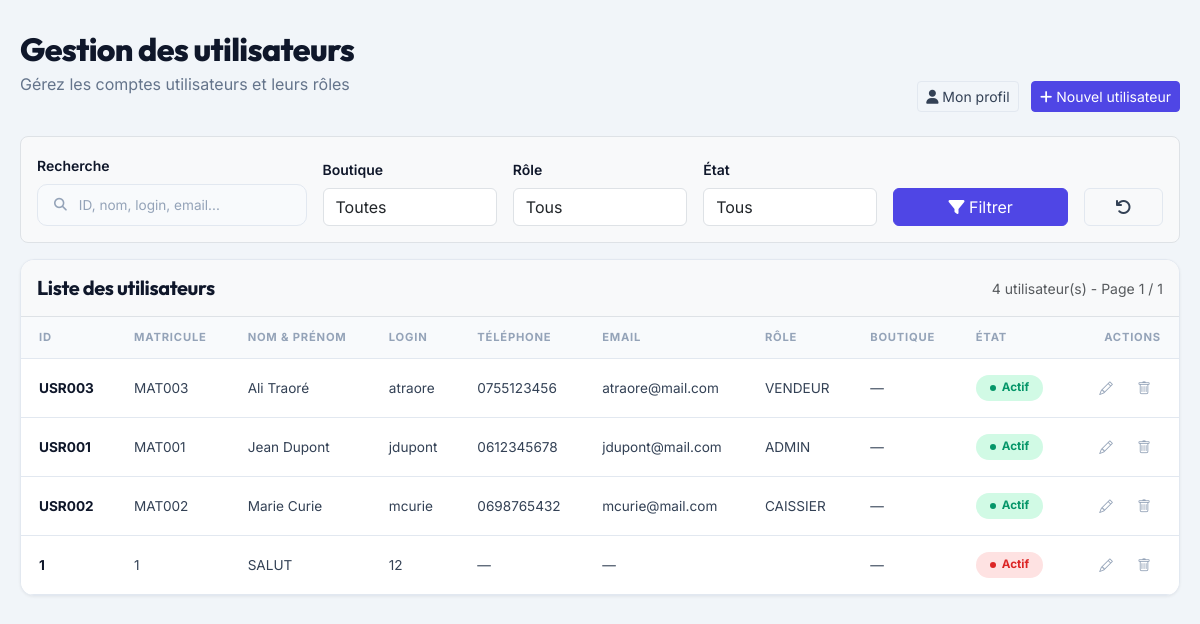
The page /utilisateur/gestion (signed in) on the database its author committed.
### tables this page shows
CREATE TABLE IF NOT EXISTS `utilisateur` (
  `id` varchar(100) NOT NULL,
  `matricule` varchar(200) DEFAULT NULL,
  `nom_prenom` varchar(200) DEFAULT NULL,
  `date_naissance` date DEFAULT NULL,
  `lieu_naissance` varchar(200) DEFAULT NULL,
  `sexe` varchar(200) DEFAULT NULL,
  `login` varchar(200) DEFAULT NULL,
  `mdp` varchar(200) DEFAULT NULL,
  `telephone` varchar(250) DEFAULT NULL,
  `email` varchar(200) DEFAULT NULL,
  `profession` varchar(200) DEFAULT NULL,
  `nationalite` varchar(200) DEFAULT NULL,
  `ville` varchar(200) DEFAULT NULL,
  `adresse` varchar(200) DEFAULT NULL,
  `boutique_id` varchar(100) DEFAULT NULL,
  `role` varchar(200) DEFAULT NULL,
  `date_saisie` date DEFAULT NULL,
  `photo` longblob,
  `type` varchar(200) DEFAULT NULL,
  `etat` varchar(250) DEFAULT NULL,
  PRIMARY KEY (`id`),
  UNIQUE KEY `matricule` (`matricule`)
);

### controllers/utilisateurcontroller.php (called while the page is built, shortened)
<?php
class utilisateur
{
    public function gestion()
    {
        include "views/utilisateur/index.php";
    }
}

### router.php (called while the page is built, shortened)
<?php
if (isset($_GET['c']) and isset($_GET['a'])) {
    $controller = $_GET['c'];
    $action = $_GET['a'];
    if (class_exists($controller) and method_exists($controller, $action)) {
        $cont = new $controller();
        $cont->$action();
    } else {
        echo "404";
    }
}

### views/utilisateur/index.php (the view, shortened to what this page needs)
<?php
require __DIR__ . '/../../databases/database.php';
function e($str)
{
    return htmlspecialchars($str ?? '', ENT_QUOTES, 'UTF-8');
}
function getTableContent($pdo, $search, $filtres, $page, $perPage = 20)
{
    $sql = "SELECT u.*, b.nom_boutique
            FROM utilisateur u
            LEFT JOIN boutique b ON u.boutique_id = b.code_boutique
            WHERE 1=1";
    $params = [];
    $countSql = str_replace("SELECT u.*, b.nom_boutique", "SELECT COUNT(*)", $sql);
    $stmt = $pdo->prepare($countSql);
    $stmt->execute($params);
    $total = $stmt->fetchColumn();
    $totalPages = ceil($total / $perPage);
    $sql .= " ORDER BY u.nom_prenom LIMIT " . (($page - 1) * $perPage) . ", $perPage";
    $stmt = $pdo->prepare($sql);
    $stmt->execute($params);
    $users = $stmt->fetchAll(PDO::FETCH_ASSOC);
    if (empty($users)): ?>
        <tr>
            <td colspan="11" class="text-center py-5 text-muted">
                <i class="bi bi-inbox fs-1 d-block mb-2 opacity-50"></i>
                Aucun utilisateur trouvé
            </td>
        </tr>
    <?php else: ?>
        <?php foreach ($users as $u): ?>
            <tr>
                <td class="td-bold"><?= e($u['id']) ?></td>
                <td><?= e($u['matricule']) ?></td>
                <td><?= e($u['nom_prenom']) ?></td>
                <td><?= e($u['login']) ?></td>
                <td><?= e($u['telephone'] ?? '—') ?></td>
                <td><?= e($u['email'] ?? '—') ?></td>
                <td><?= e($u['role']) ?></td>
                <td><?= e($u['nom_boutique'] ?? '—') ?></td>
                <td>
                    <span class="status-badge <?= $u['etat'] === 'Actif' ? 'on' : 'off' ?>">
                        <span class="sdot"></span><?= e($u['etat']) ?>
                    </span>
                </td>
                <td class="text-end">
                    <div class="d-inline-flex gap-1">
                        <button class="act-btn e editBtn" data-id="<?= e($u['id']) ?>" title="Modifier"><i class="bi bi-pencil"></i></button>
                        <?php if ($u['id'] !== $_SESSION['user_id']): ?>
                            <button class="act-btn d deleteBtn" data-id="<?= e($u['id']) ?>" data-nom="<?= e($u['nom_prenom']) ?>" title="Supprimer" data-bs-toggle="modal" data-bs-target="#deleteConfirmModal"><i class="bi bi-trash"></i></button>
                        <?php else: ?>
                            <button class="act-btn" style="color:#94a3b8;cursor:not-allowed;" title="Vous ne pouvez pas vous supprimer"><i class="bi bi-trash"></i></button>
                        <?php endif; ?>
                    </div>
                </td>
            </tr>
        <?php endforeach; ?>
    <?php endif;
    $tableHtml = ob_get_clean();
    if ($totalPages > 1): ?>
<?php endif;
    $paginationHtml = ob_get_clean();
    return [
        'table' => $tableHtml,
        'pagination' => $paginationHtml,
        'total' => $total,
        'page' => $page,
        'totalPages' => $totalPages
    ];
}
$search = trim($_POST['search'] ?? '');
$filtres = [
    'boutique' => trim($_POST['boutique'] ?? ''),
    'role' => trim($_POST['role'] ?? ''),
    'etat' => trim($_POST['etat'] ?? '')
];
$page = (int)($_POST['page'] ?? 1);
$initialData = getTableContent($pdo, $search, $filtres, $page);
?>
<!DOCTYPE html>
<html lang="fr">
<head>
    <link href="https://cdn.jsdelivr.net/npm/bootstrap@5.3.0/dist/css/bootstrap.min.css" rel="stylesheet">
    <link rel="stylesheet" href="https://cdnjs.cloudflare.com/ajax/libs/font-awesome/6.4.0/css/all.min.css">
    <link rel="stylesheet" href="https://cdn.jsdelivr.net/npm/bootstrap-icons@1.11.3/font/bootstrap-icons.min.css">
    <link href="https://cdn.jsdelivr.net/npm/bootstrap-select@1.14.0-beta3/dist/css/bootstrap-select.min.css" rel="stylesheet">
</head>
<body>
    <div class="container-crud">
        <div class="d-flex flex-wrap align-items-end justify-content-between mb-4 gap-3">
            <div class="page-heading">
                <h2 class="fw-800 mb-0">Gestion des utilisateurs</h2>
                <p class="text-tertiary mt-1">Gérez les comptes utilisateurs et leurs rôles</p>
            </div>
            <div>
                <a href="profile.php" class="btn btn-outline-secondary btn-sm me-2"><i class="fas fa-user"></i> Mon profil</a>
                <button class="btn btn-primary btn-sm" id="addBtn"><i class="fas fa-plus"></i> Nouvel utilisateur</button>
            </div>
        </div>
        <div class="bg-light p-3 rounded-3 mb-3 border">
            <form id="searchForm" method="post" onsubmit="return false;">
                <div class="row g-3 align-items-end">
                    <div class="col-md-3">
                        <label for="searchInput" class="form-label fw-semibold small">Recherche</label>
                        <div class="search-inline" style="min-width:100%;">
                            <i class="fas fa-search"></i>
                            <input type="text" name="search" id="searchInput" placeholder="ID, nom, login, email..." value="<?= e($search) ?>">
                        </div>
                    </div>
                    <div class="col-md-2">
                        <label for="boutiqueFilter" class="form-label fw-semibold small">Boutique</label>
                        <select name="boutique" id="boutiqueFilter" class="selectpicker form-control" data-live-search="true" data-live-search-placeholder="Rechercher une boutique...">
                            <option value="">Toutes</option>
                        </select>
                    </div>
                    <div class="col-md-2">
                        <label for="roleFilter" class="form-label fw-semibold small">Rôle</label>
                        <select name="role" id="roleFilter" class="selectpicker form-control">
                            <option value="">Tous</option>
                        </select>
                    </div>
                    <div class="col-md-2">
                        <label for="etatFilter" class="form-label fw-semibold small">État</label>
                        <select name="etat" id="etatFilter" class="selectpicker form-control">
                            <option value="">Tous</option>
                        </select>
                    </div>
                    <div class="col-md-2">
                        <button type="button" class="btn btn-primary w-100" id="filterBtn"><i class="fas fa-filter"></i> Filtrer</button>
                    </div>
                    <div class="col-md-1">
                        <button type="button" class="btn btn-outline-secondary w-100" id="resetBtn"><i class="fas fa-undo"></i></button>
                    </div>
                </div>
            </form>
        </div>
        <div class="data-table-wrap" id="tableWrapper">
            <div class="d-flex flex-wrap align-items-center justify-content-between p-3 border-bottom bg-light">
                <h5 class="mb-0 fw-bold">Liste des utilisateurs</h5>
                <span class="text-muted small" id="totalCount"><?= $initialData['total'] ?> utilisateur(s) - Page <?= $initialData['page'] ?> / <?= max(1, $initialData['totalPages']) ?></span>
            </div>
            <div class="table-responsive">
                <table class="table table-hover align-middle mb-0">
                    <thead>
                        <tr>
                            <th>ID</th>
                            <th>Matricule</th>
                            <th>Nom & Prénom</th>
                            <th>Login</th>
                            <th>Téléphone</th>
                            <th>Email</th>
                            <th>Rôle</th>
                            <th>Boutique</th>
                            <th>État</th>
                            <th class="text-end">Actions</th>
                        </tr>
                    </thead>
                    <tbody id="tableBody">
                        <?= $initialData['table'] ?>
                    </tbody>
                </table>
            </div>
        </div>
    </div>
</body>
</html>

### views/utilisateur/index.php (style rules this page uses)
:root { --color-primary: #4f46e5; --color-primary-dark: #3730a3; --color-primary-soft: #eef2ff; --color-success: #10b981; --color-success-soft: #d1fae5; --color-warning: #f59e0b; --color-warning-soft: #fef3c7; --color-danger: #ef4444; --color-danger-soft: #fee2e2; --color-gray-50: #f8fafc; --color-gray-100: #f1f5f9; --color-gray-200: #e2e8f0; --color-gray-300: #cbd5e1; --color-gray-400: #94a3b8; --color-gray-500: #64748b; --color-gray-600: #475569; --color-gray-700: #334155; --color-gray-800: #1e293b; --color-gray-900: #0f172a; --bg-body: #f1f5f9; --bg-surface: #ffffff; --bg-muted: #f8fafc; --border-color: #e2e8f0; --text-primary: #0f172a; --text-secondary: #334155; --text-tertiary: #64748b; --text-quaternary: #94a3b8; --shadow-sm: 0 1px 3px rgba(0, 0, 0, 0.06); --shadow-md: 0 4px 12px rgba(0, 0, 0, 0.06); --shadow-lg: 0 12px 40px rgba(0, 0, 0, 0.08); --radius-sm: 10px; --radius-md: 14px; --radius-lg: 20px; --transition-base: 250ms cubic-bezier(0.4, 0, 0.2, 1); }
body { font-family: 'Inter', sans-serif; background: var(--bg-body); color: var(--text-primary); padding: 30px 20px; }
h1, h2, h3, h4, h5, h6 { font-family: 'Outfit', sans-serif; font-weight: 700; letter-spacing: -0.02em; }
.container-crud { max-width: 1400px; margin: 0 auto; }
.data-table-wrap { background: var(--bg-surface); border: 1px solid var(--border-color); border-radius: var(--radius-md); overflow: hidden; box-shadow: var(--shadow-sm); }
.table> :not(caption)>*>* { padding: 12px 18px; }
.table thead th { font-size: 0.7rem; font-weight: 700; text-transform: uppercase; letter-spacing: 0.8px; color: var(--text-quaternary); background: var(--bg-muted); border-bottom: 1px solid var(--border-color); }
.table tbody tr { border-bottom: 1px solid var(--border-color); transition: background var(--transition-base); }
.table tbody td { vertical-align: middle; color: var(--text-secondary); font-size: 0.85rem; }
.td-bold { color: var(--text-primary) !important; font-weight: 700; }
.status-badge { display: inline-flex; align-items: center; gap: 6px; padding: 4px 14px; border-radius: 999px; font-size: 0.73rem; font-weight: 700; text-transform: capitalize; }
.status-badge .sdot { width: 6px; height: 6px; border-radius: 50%; background: currentColor; }
.status-badge.on { background: var(--color-success-soft); color: #059669; }
.status-badge.off { background: var(--color-danger-soft); color: #dc2626; }
.act-btn { width: 34px; height: 34px; border-radius: 6px; border: 1px solid transparent; background: transparent; color: var(--text-quaternary); display: inline-flex; align-items: center; justify-content: center; transition: all var(--transition-base); }
.search-inline { display: flex; align-items: center; background: var(--bg-muted); border: 1.5px solid var(--border-color); border-radius: var(--radius-sm); padding: 0 16px; height: 42px; min-width: 200px; transition: all var(--transition-base); }
.search-inline i { color: var(--text-quaternary); font-size: 0.8rem; }
.search-inline input, .search-inline select { background: none; border: none; outline: none; color: var(--text-primary); font-size: 0.85rem; font-family: inherit; width: 100%; margin-left: 10px; }
.search-inline input::placeholder { color: var(--text-quaternary); }
.btn-primary { background: var(--color-primary); border-color: var(--color-primary); }
.btn-outline-secondary { color: var(--text-secondary); border-color: var(--border-color); }
.page-heading h2 { font-weight: 800; }
.text-tertiary { color: var(--text-tertiary); }

### rows shown on the page
utilisateur: id "USR003", matricule "MAT003", nom_prenom "Ali Traoré", login "atraore", telephone "0755123456", email "atraore@mail.com", role "VENDEUR", nom_boutique "—", etat "Actif"
utilisateur: id "USR001", matricule "MAT001", nom_prenom "Jean Dupont", login "jdupont", telephone "0612345678", email "jdupont@mail.com", role "ADMIN", nom_boutique "—", etat "Actif"
utilisateur: id "USR002", matricule "MAT002", nom_prenom "Marie Curie", login "mcurie", telephone "0698765432", email "mcurie@mail.com", role "CAISSIER", nom_boutique "—", etat "Actif"
utilisateur: id "1", matricule "1", nom_prenom "SALUT", login "12", telephone "—", email "—", nom_boutique "—", etat "Actif"

### other values the page prints
$initialData['total'] "4"
$initialData['page'] "1"
max(1, $initialData['totalPages']) "1"
